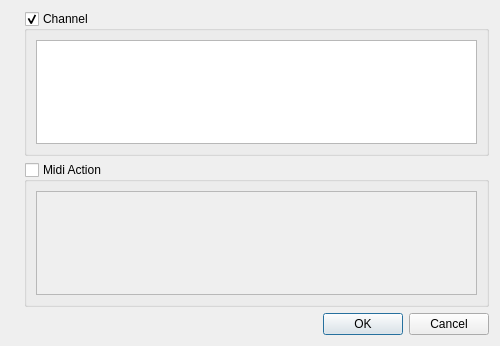
<?xml version="1.0" encoding="UTF-8"?>
<ui version="4.0">
 <class>ArticulationProperties</class>
 <widget class="QDialog" name="ArticulationProperties">
  <property name="geometry">
   <rect>
    <x>0</x>
    <y>0</y>
    <width>500</width>
    <height>346</height>
   </rect>
  </property>
  <property name="windowTitle">
   <string>MuseScore: Articulations Properties</string>
  </property>
  <layout class="QVBoxLayout" name="verticalLayout_4">
   <item>
    <layout class="QHBoxLayout" name="horizontalLayout">
     <item>
      <widget class="QLabel" name="label_3">
       <property name="sizePolicy">
        <sizepolicy hsizetype="Fixed" vsizetype="Ignored">
         <horstretch>0</horstretch>
         <verstretch>0</verstretch>
        </sizepolicy>
       </property>
       <property name="text">
        <string/>
       </property>
       <property name="pixmap">
        <pixmap resource="mscore.qrc">:/data/bg1.jpg</pixmap>
       </property>
      </widget>
     </item>
     <item>
      <layout class="QVBoxLayout" name="verticalLayout">
       <item>
        <widget class="QGroupBox" name="channelChange">
         <property name="title">
          <string>Channel</string>
         </property>
         <property name="flat">
          <bool>false</bool>
         </property>
         <property name="checkable">
          <bool>true</bool>
         </property>
         <layout class="QVBoxLayout" name="verticalLayout_2">
          <item>
           <widget class="QListWidget" name="channelList"/>
          </item>
         </layout>
        </widget>
       </item>
       <item>
        <widget class="QGroupBox" name="midiAction">
         <property name="title">
          <string>Midi Action</string>
         </property>
         <property name="flat">
          <bool>false</bool>
         </property>
         <property name="checkable">
          <bool>true</bool>
         </property>
         <property name="checked">
          <bool>false</bool>
         </property>
         <layout class="QVBoxLayout" name="verticalLayout_3">
          <item>
           <widget class="QListWidget" name="midiActionList"/>
          </item>
         </layout>
        </widget>
       </item>
       <item>
        <widget class="QDialogButtonBox" name="buttonBox">
         <property name="orientation">
          <enum>Qt::Horizontal</enum>
         </property>
         <property name="standardButtons">
          <set>QDialogButtonBox::Cancel|QDialogButtonBox::Ok</set>
         </property>
        </widget>
       </item>
      </layout>
     </item>
    </layout>
   </item>
  </layout>
 </widget>
 <resources>
  <include location="mscore.qrc"/>
 </resources>
 <connections>
  <connection>
   <sender>buttonBox</sender>
   <signal>accepted()</signal>
   <receiver>ArticulationProperties</receiver>
   <slot>accept()</slot>
   <hints>
    <hint type="sourcelabel">
     <x>248</x>
     <y>254</y>
    </hint>
    <hint type="destinationlabel">
     <x>157</x>
     <y>274</y>
    </hint>
   </hints>
  </connection>
  <connection>
   <sender>buttonBox</sender>
   <signal>rejected()</signal>
   <receiver>ArticulationProperties</receiver>
   <slot>reject()</slot>
   <hints>
    <hint type="sourcelabel">
     <x>316</x>
     <y>260</y>
    </hint>
    <hint type="destinationlabel">
     <x>286</x>
     <y>274</y>
    </hint>
   </hints>
  </connection>
 </connections>
</ui>
